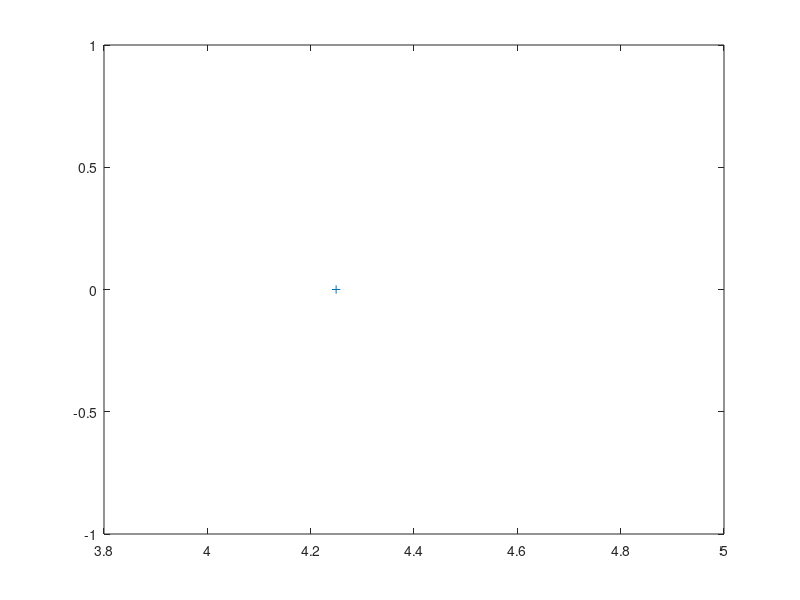

The MATLAB script that drew this image: (Note: this script raises an error after producing the figure.)
%% Task 7
% Compare your results with the built in function fzero.

% We initalize the mathematical function  
f = @(x) log(x) + cos(x) - 1;


% We calculate the root using the built_in function.
root_fzero = fzero(f,3);

% We plot it
plot(root_fzero, f(root_fzero), '+')

hold on

% Set the interval [a, b] where the root is located
a = 2;
b = 5;

% Set the tolerance & maximum number of iterations

tol = 1e-4;
maxiter = 100;


% We calculate the root using Ridder's Method & plot it
[root_ridder, iter_ridder] = ridder(f, a, b, tol, maxiter);
plot(root_ridder, f(root_ridder), '*')

% We calculate the root using False Position Method & We plot it
[root_false, iter_false] = false_position_method(f, 0.01, 11, 1e-6, 1e-6);
plot(root_false, f(root_false), 'o')

% We make things pretty
grid on

legend('fzero',  'Ridders', 'False Positon')
title("Difference bet. fzero, Ridder's & False Position")


ylim([-1 1]);

%Due to the huge difference in the result of the 
%fixed position method,we plot it in a figure on
%its own with fzero's root

% We calculate the root using Fixed Point Method & We plot it
[root_fixed, iter_fixed] = fixed_point_method(x0, tol, maxiter);

figure
plot(root_fzero, f(root_fzero), '+')
hold on
grid on
plot(root_fixed, f(root_fixed), 'd')

legend('fzero',  'Fixed Point Method')
title("Difference bet. fzero & Fixed Point")

ylim([-1 1]);
xlim([3.2 4.8])






name_of_method = ["False Position"; "Ridder's"; "Another False Position"; "Fixed Point"];
roots = [root_false; root_ridder; root_false; root_fixed];
difference = [root_false - root_fzero; root_ridder - root_fzero; root_false - root_fzero; root_fixed - root_fzero];

compare = table(name_of_method, roots, difference);
compare = renamevars(compare, ["name_of_method", "roots", "difference"], ["Method", "Resulted Root", "Difference w.r.t fzero"]);

compare




